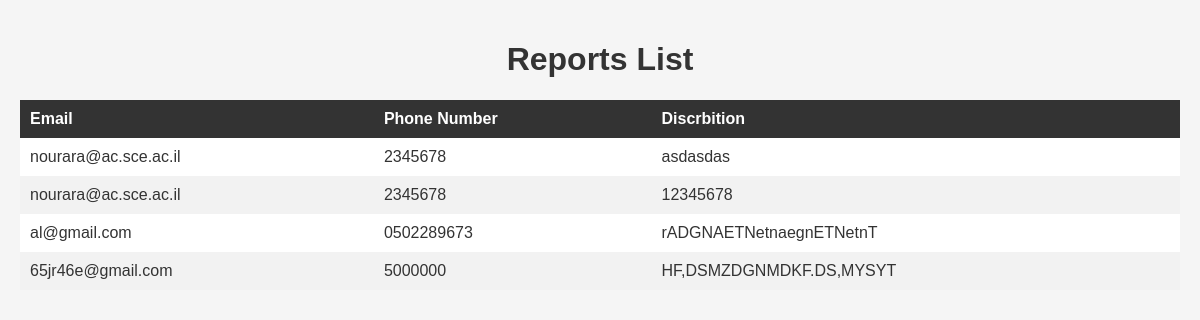
The page /viewAllReports on the database its author committed.
### Boards/models.py (models this page shows)
class workerreport(models.Model):
    email = models.EmailField(null=False)
    phonenumber = models.CharField(max_length=50, null=False)
    Discrbition = models.TextField()

### Boards/views.py (the view)
# urls.py: path('viewAllReports', views.viewAllReports, name='viewAllReports'),
def viewAllReports(request):
    context = {}
    if request.method == 'GET':
        result = models.workerreport.objects.all()
        context = {"result": result}
    return render(request, 'viewAllReports.html', context=context)

### Templates/viewAllReports.html (shortened to what this page needs)
<!DOCTYPE html>
<html>
<head>
</head>
<body>
  <h1>Reports List</h1>
  <table>
    <thead>
      <tr>
        <th>Email</th>
        <th>Phone Number</th>
        <th>Discrbition</th>
      </tr>
    </thead>
    <tbody>
        {% block content %}
        {% for x in result %}
            <tr>
                <td>{{x.email}}</td>
                <td>{{x.phonenumber}}</td>
                <td>{{x.Discrbition}}</td>
            </tr>
        {% endfor %}
        {% endblock content %}
    </tbody>
  </table>
</body>
</html>

### Templates/viewAllReports.html (style rules this page uses)
body { font-family: Arial, sans-serif; background-color: #f5f5f5; margin: 0; padding: 20px; }
h1 { text-align: center; color: #333333; }
table { width: 100%; border-collapse: collapse; margin-top: 20px; }
th { background-color: #333333; color: #ffffff; padding: 10px; text-align: left; }
td { background-color: #ffffff; color: #333333; padding: 10px; }
tr:nth-child(even) td { background-color: #f2f2f2; }

### rows shown on the page
workerreport: email "nourara@ac.sce.ac.il", phonenumber "2345678", Discrbition "asdasdas"
workerreport: email "nourara@ac.sce.ac.il", phonenumber "2345678", Discrbition "12345678"
workerreport: email "al@gmail.com", phonenumber "0502289673", Discrbition "rADGNAETNetnaegnETNetnT"
workerreport: email "65jr46e@gmail.com", phonenumber "5000000", Discrbition "HF,DSMZDGNMDKF.DS,MYSYT"
